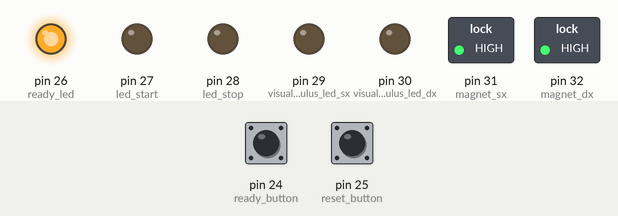
Bench run of a sketch on a simulated Arduino Mega 2560, built with avr-gcc and run on an emulated ATmega2560. Parts: switched loads named in the sketch (green lamp = pin HIGH), output pins drawn as LEDs (lit = HIGH). The test bench sets the inputs (shaded band); at power-on: pin 24 (ready_button) LOW, pin 25 (reset_button) LOW. Random numbers use the default seed unless the sketch sets one.

Above: at 1.2 s.
1.3 s: pin 24 (ready_button) pulled HIGH for 0.15 s
At 2.3 s:
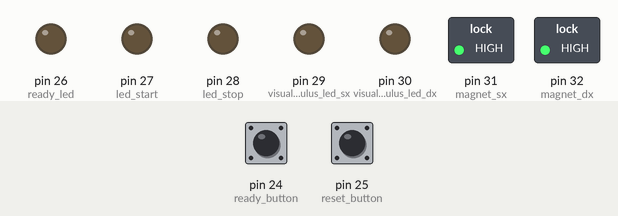
2.9 s: pin 25 (reset_button) pulled HIGH for 0.15 s
At 3.4 s:
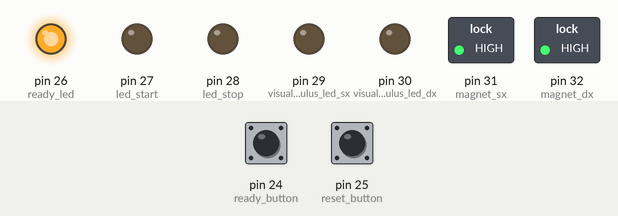
4.5 s: pin 24 (ready_button) pulled HIGH for 1 s
At 11.7 s:
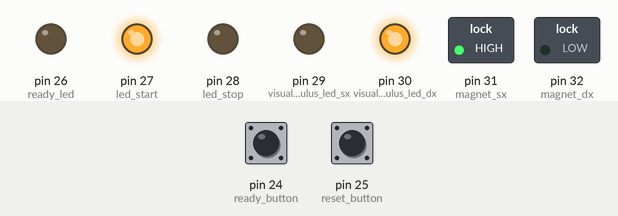
Timing chart, 0 to 15.9 s (numbered marks = the images above; inputs shaded):
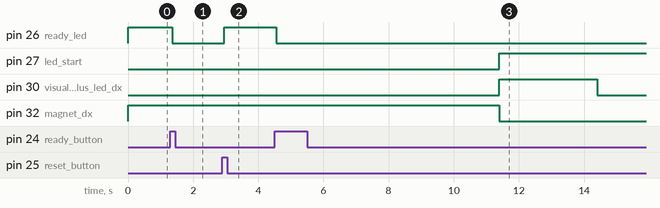

The sketch:

test_teensy_double_system_visual_stimulus.ino
```cpp
#define hand_sens_sx 11
#define hand_sens_dx 12

#define ready_button 24
#define reset_button 25

#define ready_led 26
#define led_start 27
#define led_stop 28

#define visual_stimulus_led_sx 29
#define visual_stimulus_led_dx 30

#define magnet_sx 31
#define magnet_dx 32

int program_execution_state = 0;
bool show_results = HIGH;

bool test_ready_state = HIGH;

bool visual_stimulus_led_state_sx = LOW;
bool visual_stimulus_led_state_dx = LOW;

bool magnet_state_sx = HIGH;
bool magnet_state_dx = HIGH;

bool ready_button_reading;
bool ready_button_state;             // the current reading from the input pin
bool last_ready_button_state = LOW;   // the previous reading from the input pin

unsigned long debounce_delay = 50;    // the debounce time; increase if the output flickers
unsigned long last_debounce_time_ready = 0;  // the last time the output pin was toggled

bool reset_button_reading;
bool reset_button_state;             // the current reading from the input pin
bool last_reset_button_state = LOW;   // the previous reading from the input pin

unsigned long last_debounce_time_reset = 0;  // the last time the output pin was toggled

volatile byte led_start_state = LOW;
volatile byte led_stop_state = LOW;

unsigned long rand_time = 0;
unsigned long stimuly_duration = 3000;
unsigned long test_time_ready = 0;
unsigned long test_time_start = 0;
volatile unsigned long test_time_end_sx = 0;
volatile unsigned long test_time_end_dx = 0;
unsigned long test_elapsed_time_sx = 0;
unsigned long test_elapsed_time_dx = 0;

bool ongoing_test_sx = LOW;
bool ongoing_test_dx = LOW;

int test_type = 0; //0 only sx, 1 only dx, 2 both sx and dx

void setup() {
  //Serial.begin(115200);

  pinMode(visual_stimulus_led_sx, OUTPUT);
  pinMode(visual_stimulus_led_dx, OUTPUT);

  pinMode(led_start, OUTPUT);
  pinMode(led_stop, OUTPUT);
  pinMode(hand_sens_sx, INPUT_PULLUP);
  pinMode(hand_sens_dx, INPUT_PULLUP);

  pinMode(ready_button, INPUT);
  pinMode(reset_button, INPUT);

  pinMode(ready_led, OUTPUT);
  pinMode(magnet_sx, OUTPUT);
  pinMode(magnet_dx, OUTPUT);

  digitalWrite(ready_led, test_ready_state);
  digitalWrite(magnet_sx, magnet_state_sx);
  digitalWrite(magnet_dx, magnet_state_dx);
  digitalWrite(led_start, led_start_state);
  digitalWrite(led_stop, led_stop_state);
  digitalWrite(visual_stimulus_led_sx, visual_stimulus_led_state_sx);
  digitalWrite(visual_stimulus_led_dx, visual_stimulus_led_state_dx);

  attachInterrupt(digitalPinToInterrupt(hand_sens_sx), stop_test_ISR_sx, RISING);
  attachInterrupt(digitalPinToInterrupt(hand_sens_dx), stop_test_ISR_dx, RISING);
}

void loop() {
  switch(program_execution_state){
    case(0):  Serial.println("Case 0: ");
              ready_button_reading = digitalRead(ready_button);
              if (ready_button_reading != last_ready_button_state){
                // reset the debouncing timer
                last_debounce_time_ready = millis();
              }

              if ((millis() - last_debounce_time_ready) > debounce_delay){
                if (ready_button_reading != ready_button_state){
                  ready_button_state = ready_button_reading;

                  // only toggle if the new button state is HIGH
                  if (ready_button_state == HIGH){
                    test_time_ready = millis();
                    randomSeed(millis());
                    rand_time = random(5000, 10000);
                    test_type = random(0, 3);
                    Serial.println("Test type: " + String(test_type));
                    switch(test_type){
                      case(0): ongoing_test_sx = HIGH; break;
                      case(1): ongoing_test_dx = HIGH; break;
                      case(2): ongoing_test_sx = HIGH; ongoing_test_dx = HIGH; break;
                      default: ongoing_test_sx = LOW; ongoing_test_dx = LOW;
                    }
                    test_ready_state = LOW;
                    program_execution_state = 1;
                  }
                }
              }
              // save the reading. Next time through the loop, it'll be the lastButtonState:
              last_ready_button_state = ready_button_reading;
              break;
    case(1): Serial.println("Case 1: ");
             if ((millis() - test_time_ready) >= rand_time){
                switch(test_type){
                  case(0): visual_stimulus_led_state_sx = HIGH;
                           magnet_state_sx = LOW;
                           break;
                  case(1): visual_stimulus_led_state_dx = HIGH;
                           magnet_state_dx = LOW;
                           break;
                  case(2): visual_stimulus_led_state_sx = HIGH;
                           visual_stimulus_led_state_dx = HIGH;
                           magnet_state_sx = LOW;
                           magnet_state_dx = LOW;
                           break;
                  default: visual_stimulus_led_state_sx = LOW;
                           visual_stimulus_led_state_dx = LOW;
                           magnet_state_sx = HIGH;
                           magnet_state_dx = HIGH;
                           break;
                }
                program_execution_state = 2;
                test_time_start = millis();
                led_start_state = HIGH;
              }

              reset_button_reading = digitalRead(reset_button);
              if (reset_button_reading != last_reset_button_state){
                // reset the debouncing timer
                last_debounce_time_reset = millis();
              }

              if ((millis() - last_debounce_time_reset) > debounce_delay){
                if (reset_button_reading != reset_button_state){
                  reset_button_state = reset_button_reading;

                  // only toggle if the new button state is HIGH
                  if (reset_button_state == HIGH){
                    magnet_state_sx = HIGH;
                    magnet_state_dx = HIGH;
                    led_start_state = LOW;
                    led_stop_state = LOW;
                    show_results = HIGH;
                    test_ready_state = HIGH;
                    visual_stimulus_led_state_sx = LOW;
                    visual_stimulus_led_state_dx = LOW;
                    program_execution_state = 0;
                    ongoing_test_sx = LOW;
                    ongoing_test_dx = LOW;
                    test_time_ready = 0;
                    test_time_start = 0;
                    test_time_end_sx = 0;
                    test_time_end_dx = 0;
                    test_elapsed_time_sx = 0;
                    test_elapsed_time_dx = 0;
                  }
                }
              }
              // save the reading. Next time through the loop, it'll be the lastButtonState:
              last_reset_button_state = reset_button_reading;
              break;
    case(2):  Serial.println("Case 2: ");
              if ((millis() - test_time_start) >= stimuly_duration){
                switch(test_type){
                  case(0): visual_stimulus_led_state_sx = LOW; break;
                  case(1): visual_stimulus_led_state_dx = LOW; break;
                  case(2): visual_stimulus_led_state_sx = LOW; visual_stimulus_led_state_dx = LOW; break;
                  default: visual_stimulus_led_state_sx = LOW; visual_stimulus_led_state_dx = LOW;
                }
                program_execution_state = 3;
              }

              if (ongoing_test_sx == LOW && ongoing_test_dx == LOW){
                visual_stimulus_led_state_sx = LOW;
                visual_stimulus_led_state_dx = LOW;
                led_start_state = LOW;
                led_stop_state = HIGH;
                program_execution_state = 4;
              }
              else if (ongoing_test_sx == LOW){
                visual_stimulus_led_state_sx = LOW;
              }
              else if (ongoing_test_dx == LOW){
                visual_stimulus_led_state_dx = LOW;
              }

              reset_button_reading = digitalRead(reset_button);
              if (reset_button_reading != last_reset_button_state){
                // reset the debouncing timer
                last_debounce_time_reset = millis();
              }

              if ((millis() - last_debounce_time_reset) > debounce_delay){
                if (reset_button_reading != reset_button_state){
                  reset_button_state = reset_button_reading;

                  // only toggle if the new button state is HIGH
                  if (reset_button_state == HIGH){
                    magnet_state_sx = HIGH;
                    magnet_state_dx = HIGH;
                    led_start_state = LOW;
                    led_stop_state = LOW;
                    show_results = HIGH;
                    test_ready_state = HIGH;
                    visual_stimulus_led_state_sx = LOW;
                    visual_stimulus_led_state_dx = LOW;
                    program_execution_state = 0;
                    ongoing_test_sx = LOW;
                    ongoing_test_dx = LOW;
                    test_time_ready = 0;
                    test_time_start = 0;
                    test_time_end_sx = 0;
                    test_time_end_dx = 0;
                    test_elapsed_time_sx = 0;
                    test_elapsed_time_dx = 0;
                  }
                }
              }
              // save the reading. Next time through the loop, it'll be the lastButtonState:
              last_reset_button_state = reset_button_reading;
              break;
    case(3):  Serial.println("Case 3: ");
              reset_button_reading = digitalRead(reset_button);
              if (ongoing_test_sx == LOW && ongoing_test_dx == LOW){
                visual_stimulus_led_state_sx = LOW;
                visual_stimulus_led_state_dx = LOW;
                led_start_state = LOW;
                led_stop_state = HIGH;
                program_execution_state = 4;
              }
              else if (ongoing_test_sx == LOW){
                visual_stimulus_led_state_sx = LOW;
              }
              else if (ongoing_test_dx == LOW){
                visual_stimulus_led_state_dx = LOW;
              }

              if (reset_button_reading != last_reset_button_state){
                // reset the debouncing timer
                last_debounce_time_reset = millis();
              }

              if ((millis() - last_debounce_time_reset) > debounce_delay){
                if (reset_button_reading != reset_button_state){
                  reset_button_state = reset_button_reading;

                  // only toggle if the new button state is HIGH
                  if (reset_button_state == HIGH){
                    magnet_state_sx = HIGH;
                    magnet_state_dx = HIGH;
                    led_start_state = LOW;
                    led_stop_state = LOW;
                    show_results = HIGH;
                    test_ready_state = HIGH;
                    visual_stimulus_led_state_sx = LOW;
                    visual_stimulus_led_state_dx = LOW;
                    program_execution_state = 0;
                    ongoing_test_sx = LOW;
                    ongoing_test_dx = LOW;
                    test_time_ready = 0;
                    test_time_start = 0;
                    test_time_end_sx = 0;
                    test_time_end_dx = 0;
                    test_elapsed_time_sx = 0;
                    test_elapsed_time_dx = 0;
                  }
                }
              }
              // save the reading. Next time through the loop, it'll be the lastButtonState:
              last_reset_button_state = reset_button_reading;
              break;
    case(4):  Serial.println("Case 4: ");
              switch(test_type){
                case(0): test_elapsed_time_sx = test_time_end_sx - test_time_start; break;
                case(1): test_elapsed_time_dx = test_time_end_dx - test_time_start; break;
                case(2): test_elapsed_time_sx = test_time_end_sx - test_time_start;
                         test_elapsed_time_dx = test_time_end_dx - test_time_start;
                         break;
                default: test_elapsed_time_sx = 0;
                         test_elapsed_time_dx = 0;
                         break;
              }

              if (show_results){
                Serial.println("Elapsed time sx: " + String(test_elapsed_time_sx));
                Serial.println("Elapsed time dx: " + String(test_elapsed_time_dx));
                show_results = LOW;
              }

              reset_button_reading = digitalRead(reset_button);
              if (reset_button_reading != last_reset_button_state){
                // reset the debouncing timer
                last_debounce_time_reset = millis();
              }

              if ((millis() - last_debounce_time_reset) > debounce_delay){
                if (reset_button_reading != reset_button_state){
                  reset_button_state = reset_button_reading;

                  // only toggle if the new button state is HIGH
                  if (reset_button_state == HIGH){
                    magnet_state_sx = HIGH;
                    magnet_state_dx = HIGH;
                    led_start_state = LOW;
                    led_stop_state = LOW;
                    show_results = HIGH;
                    test_ready_state = HIGH;
                    visual_stimulus_led_state_sx = LOW;
                    visual_stimulus_led_state_dx = LOW;
                    program_execution_state = 0;
                    ongoing_test_sx = LOW;
                    ongoing_test_dx = LOW;
                    test_time_ready = 0;
                    test_time_start = 0;
                    test_time_end_sx = 0;
                    test_time_end_dx = 0;
                    test_elapsed_time_sx = 0;
                    test_elapsed_time_dx = 0;
                  }
                }
              }
              // save the reading. Next time through the loop, it'll be the lastButtonState:
              last_reset_button_state = reset_button_reading;
              break;
    default:  Serial.println("Case default: ");
              test_ready_state = HIGH;
              led_start_state = HIGH;
              led_stop_state = HIGH;

              reset_button_reading = digitalRead(reset_button);
              if (reset_button_reading != last_reset_button_state){
                // reset the debouncing timer
                last_debounce_time_reset = millis();
              }

              if ((millis() - last_debounce_time_reset) > debounce_delay){
                if (reset_button_reading != reset_button_state){
                  reset_button_state = reset_button_reading;

                  // only toggle if the new button state is HIGH
                  if (reset_button_state == HIGH){
                    magnet_state_sx = HIGH;
                    magnet_state_dx = HIGH;
                    led_start_state = LOW;
                    led_stop_state = LOW;
                    show_results = HIGH;
                    test_ready_state = HIGH;
                    visual_stimulus_led_state_sx = LOW;
                    visual_stimulus_led_state_dx = LOW;
                    program_execution_state = 0;
                    ongoing_test_sx = LOW;
                    ongoing_test_dx = LOW;
                    test_time_ready = 0;
                    test_time_start = 0;
                    test_time_end_sx = 0;
                    test_time_end_dx = 0;
                    test_elapsed_time_sx = 0;
                    test_elapsed_time_dx = 0;
                  }
                }
              }
              // save the reading. Next time through the loop, it'll be the lastButtonState:
              last_reset_button_state = reset_button_reading;
  }
  digitalWrite(ready_led, test_ready_state);
  digitalWrite(magnet_sx, magnet_state_sx);
  digitalWrite(magnet_dx, magnet_state_dx);
  digitalWrite(led_start, led_start_state);
  digitalWrite(led_stop, led_stop_state);
  digitalWrite(visual_stimulus_led_sx, visual_stimulus_led_state_sx);
  digitalWrite(visual_stimulus_led_dx, visual_stimulus_led_state_dx);
}
```

stop_test_double_ISR.ino
```cpp
void stop_test_ISR_sx(){
  test_time_end_sx = millis();
  ongoing_test_sx = LOW;
}

void stop_test_ISR_dx(){
  test_time_end_dx = millis();
  ongoing_test_dx = LOW;
}
```

Measured:
- after the input at 1.3 s, pin 26 (ready_led): HIGH → LOW after 0.05 s
- after the input at 2.9 s, pin 26 (ready_led): LOW → HIGH after 0.05 s
- after the input at 4.5 s, pin 26 (ready_led): HIGH → LOW after 0.05 s; pin 27 (led_start): LOW → HIGH after 6.9 s; pin 30 (visual_stimulus_led_dx): LOW → HIGH after 6.9 s, → LOW 3.0 s later; pin 32 (magnet_dx): HIGH → LOW after 6.9 s
